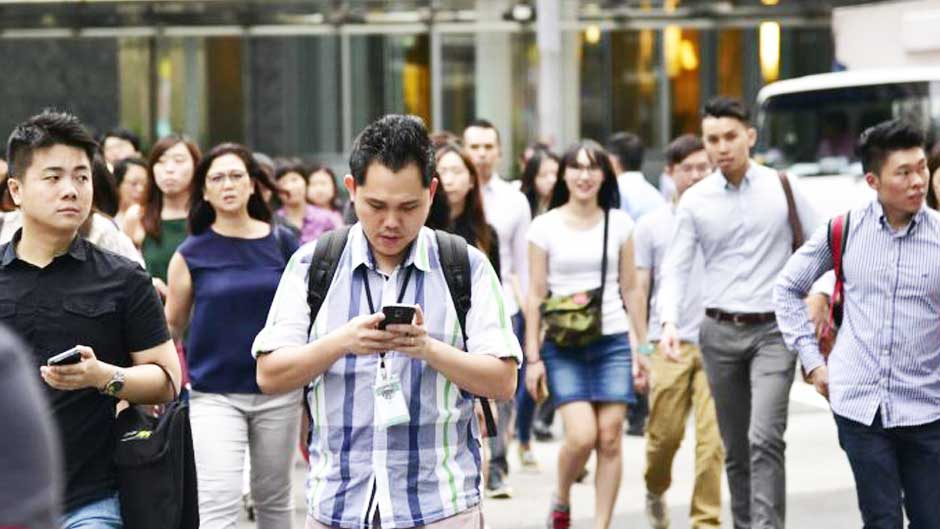
#> input picture images/pedestrian4.jpg, 940 x 529 px
$ python detect_face_pedestrian4.py
#> lines starting #> are read from the running program, lines starting #| are printed output that depends on the picture; after the words box and inside, x2 and y2 are one past the last pixel; in counts of white or black regions, pixels touching at a corner belong together
import cv2

# Load the cascade
face_classifier = cv2.CascadeClassifier('haarcascades/haarcascade_frontalface_default.xml')

# Read the input image
img = cv2.imread('images/pedestrian4.jpg')
#> img is the input picture: shape (529, 940, 3); mean B, G, R 131.7, 134.4, 139.9

# Convert into grayscale
gray = cv2.cvtColor(img, cv2.COLOR_BGR2GRAY)
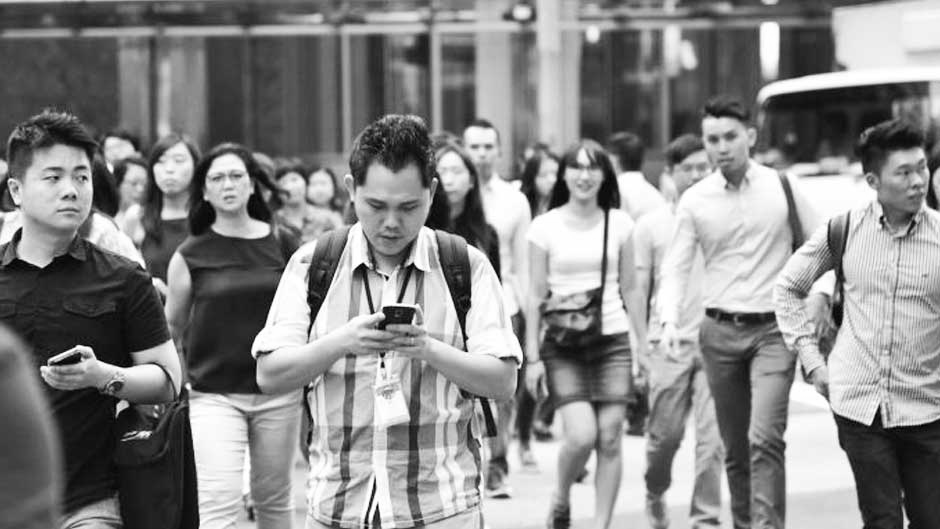
#> gray: shape (529, 940); min 0, max 255, mean 135.8

# Detect faces
faces = face_classifier.detectMultiScale(gray, 1.133, 6)
#> faces = [[306, 173, 30, 30], [459, 129, 46, 46], [558, 146, 54, 54], [199, 155, 57, 57], [695, 117, 55, 55], [879, 150, 58, 58], [25, 143, 83, 83], [352, 180, 80, 80]]

# Draw rectangle around the faces
if len(faces) > 1:
    i = 0
    for f in faces:
        face = faces[i]
        (x, y, w, h) = face
        cv2.rectangle(img, (x, y), (x + w, y + h), (225, 255, 0), 2)
        cv2.putText(img, "Face #{}".format(i), (x - 10, y - 10),
            cv2.FONT_HERSHEY_SIMPLEX, 0.5, (225, 255, 0), 2)
        i = i + 1
#> this loop made 8 passes
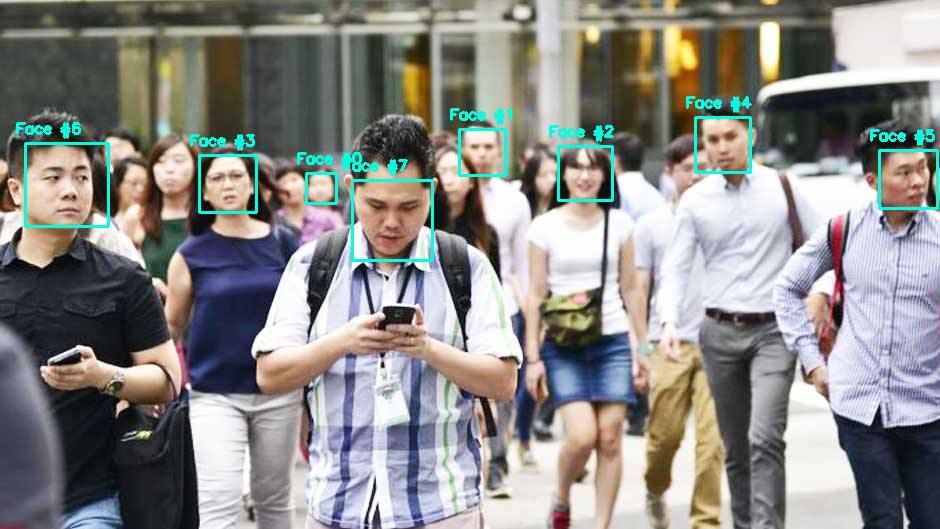
#> img: shape (529, 940, 3); 1.81% of pixels changed, all inside (x1, y1, x2, y2) = (16, 96, 939, 262)
#> after the loop, i = 8

# Display the output
cv2.imshow('img', img)
cv2.waitKey(0)
cv2.destroyAllWindows()

$ run again, with images/pedestrian1.jpg copied over images/pedestrian4.jpg
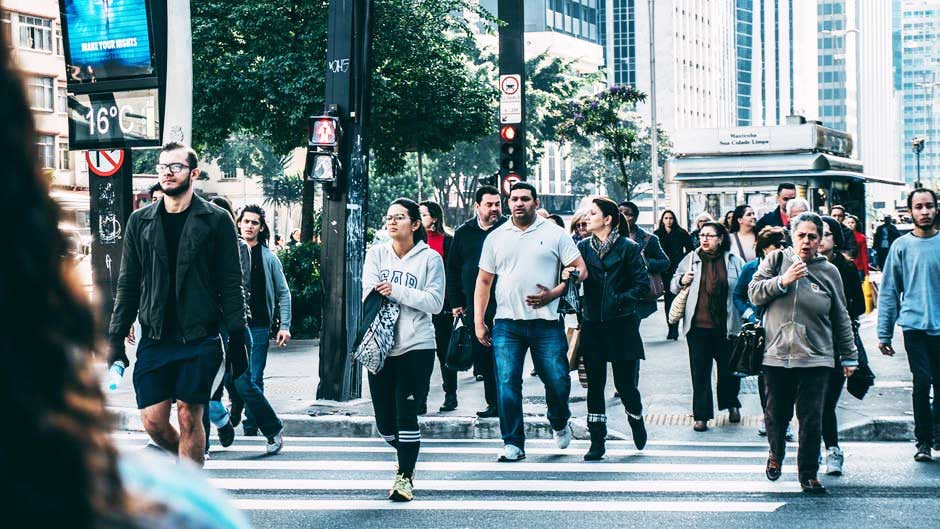
#> input picture images/pedestrian1.jpg, 940 x 529 px
#> img is the input picture: shape (529, 940, 3); mean B, G, R 133.3, 128, 107
#> `gray = cv2.cvtColor(img, cv2.COLOR_BGR2GRAY)`:
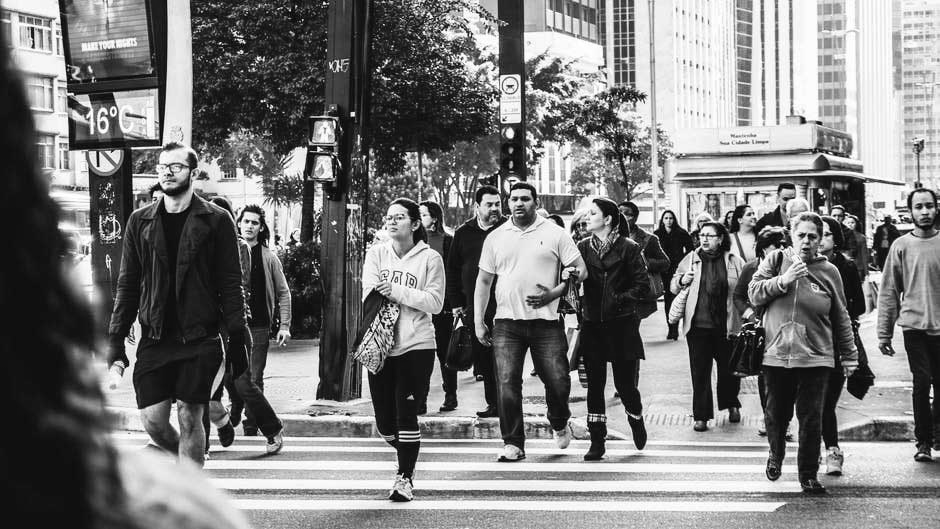
#> gray: shape (529, 940); min 0, max 255, mean 122.3
#> faces = [[505, 188, 30, 30], [480, 195, 26, 26], [237, 212, 28, 28], [790, 223, 34, 34], [381, 206, 30, 30]]
#> the loop `for f in faces:` made 5 passes
#> after the loop `for f in faces:`:
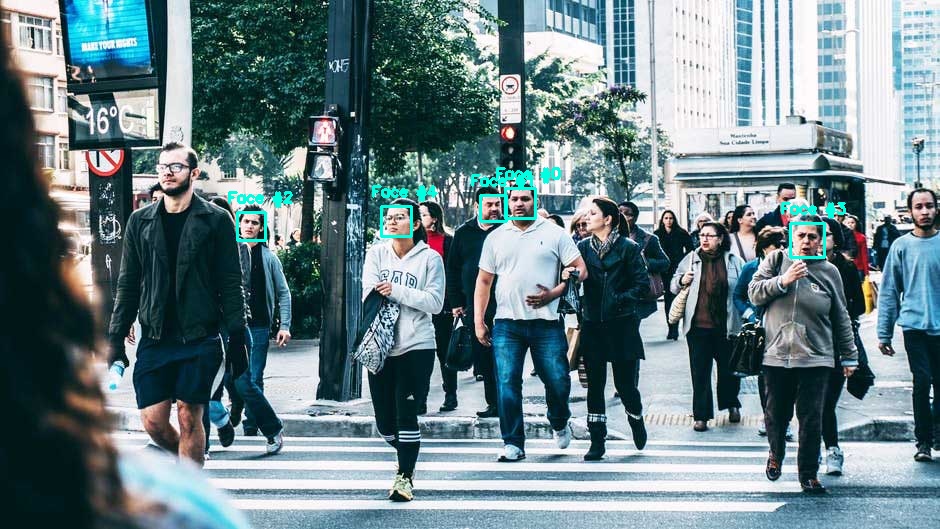
#> img: shape (529, 940, 3); 0.78% of pixels changed, all inside (x1, y1, x2, y2) = (228, 167, 846, 259)
#> after the loop `for f in faces:`: i = 5

$ run again, with images/pedestrian2.jpg copied over images/pedestrian4.jpg
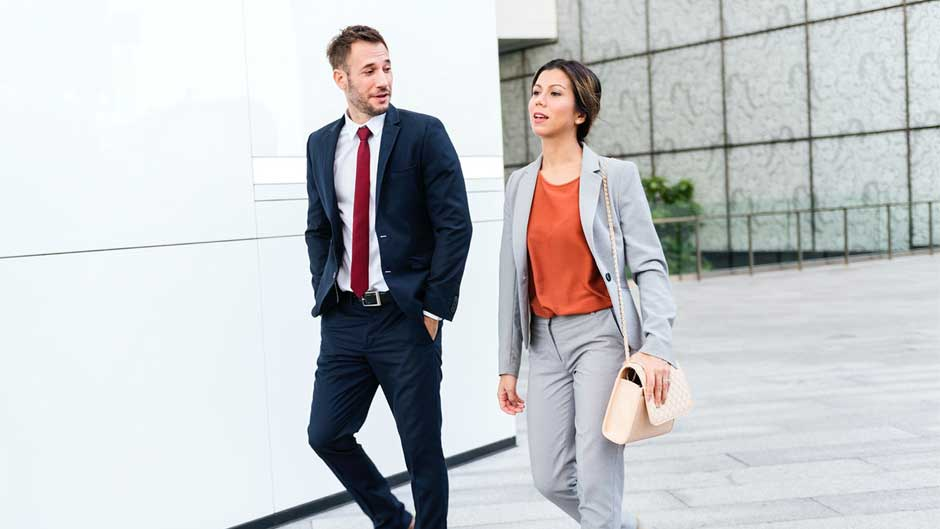
#> input picture images/pedestrian2.jpg, 940 x 529 px
#> img is the input picture: shape (529, 940, 3); mean B, G, R 200.3, 197.9, 195.8
#> `gray = cv2.cvtColor(img, cv2.COLOR_BGR2GRAY)`:
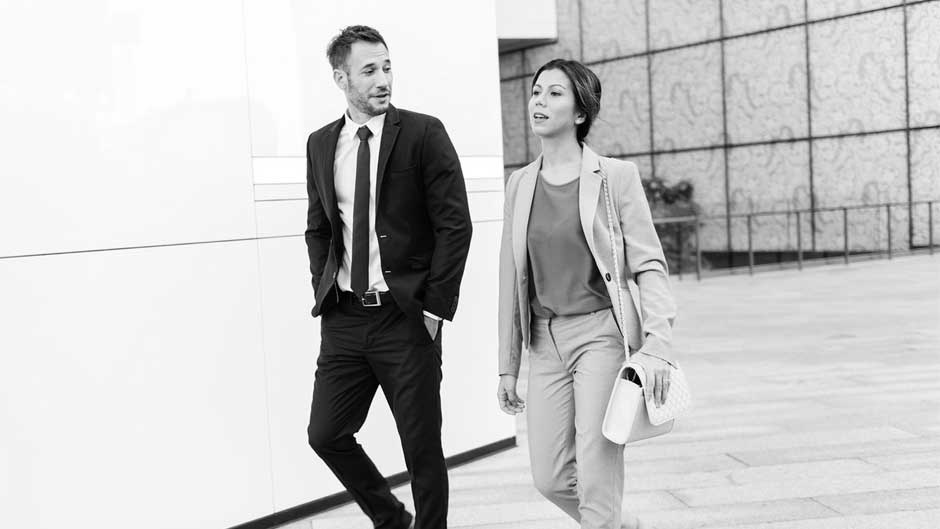
#> gray: shape (529, 940); min 0, max 255, mean 197.6
#> faces = [[515, 69, 61, 61], [346, 45, 65, 65]]
#> the loop `for f in faces:` made 2 passes
#> (x, y, w, h, i) on passes 1 to 2: (515, 69, 61, 61, 1), (346, 45, 65, 65, 2)
#> after the loop `for f in faces:`:
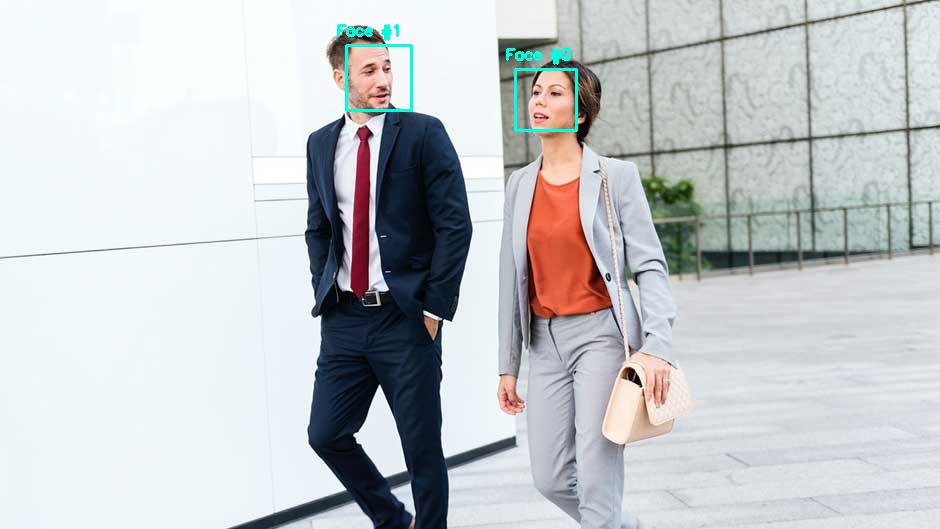
#> img: shape (529, 940, 3); 0.48% of pixels changed, all inside (x1, y1, x2, y2) = (337, 24, 578, 132)
#> after the loop `for f in faces:`: i = 2

$ run again, with images/pedestrian3.jpg copied over images/pedestrian4.jpg
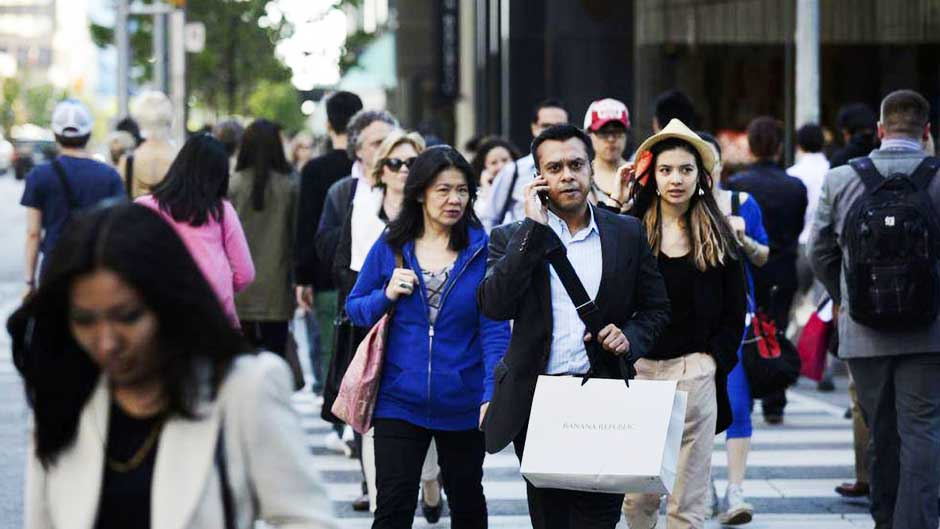
#> input picture images/pedestrian3.jpg, 940 x 529 px
#> img is the input picture: shape (529, 940, 3); mean B, G, R 101, 93.7, 92.9
#> `gray = cv2.cvtColor(img, cv2.COLOR_BGR2GRAY)`:
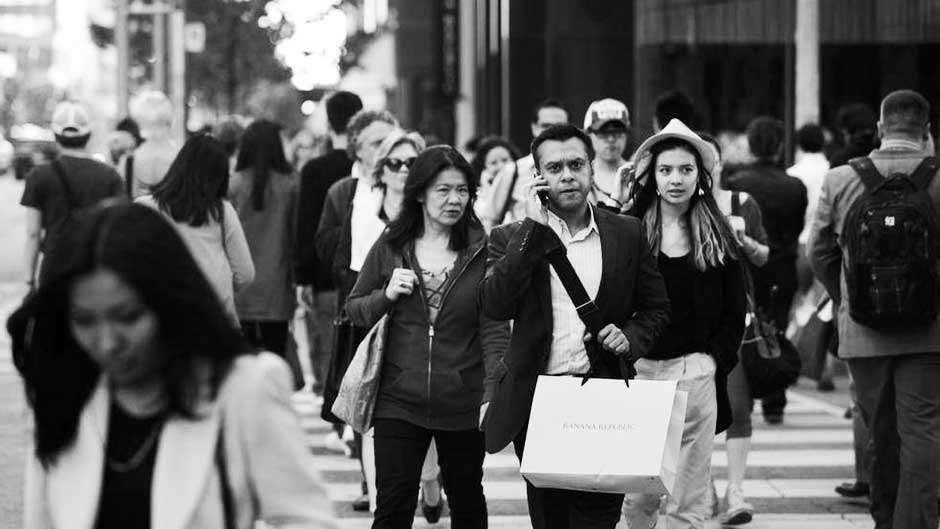
#> gray: shape (529, 940); min 0, max 255, mean 94.3
#> faces = [[483, 149, 32, 32], [423, 168, 57, 57], [647, 148, 58, 58], [532, 140, 69, 69], [57, 278, 106, 106]]
#> the loop `for f in faces:` made 5 passes
#> after the loop `for f in faces:`:
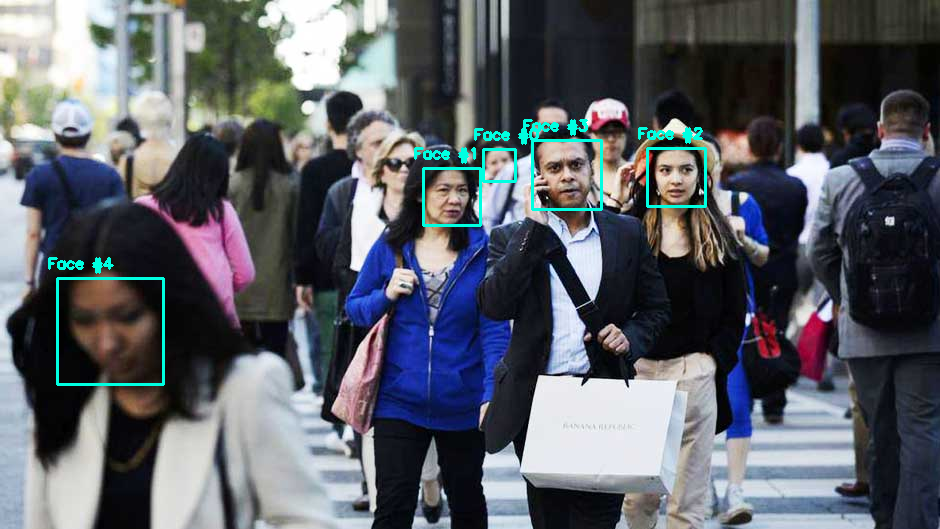
#> img: shape (529, 940, 3); 1.21% of pixels changed, all inside (x1, y1, x2, y2) = (48, 119, 707, 386)
#> after the loop `for f in faces:`: i = 5
